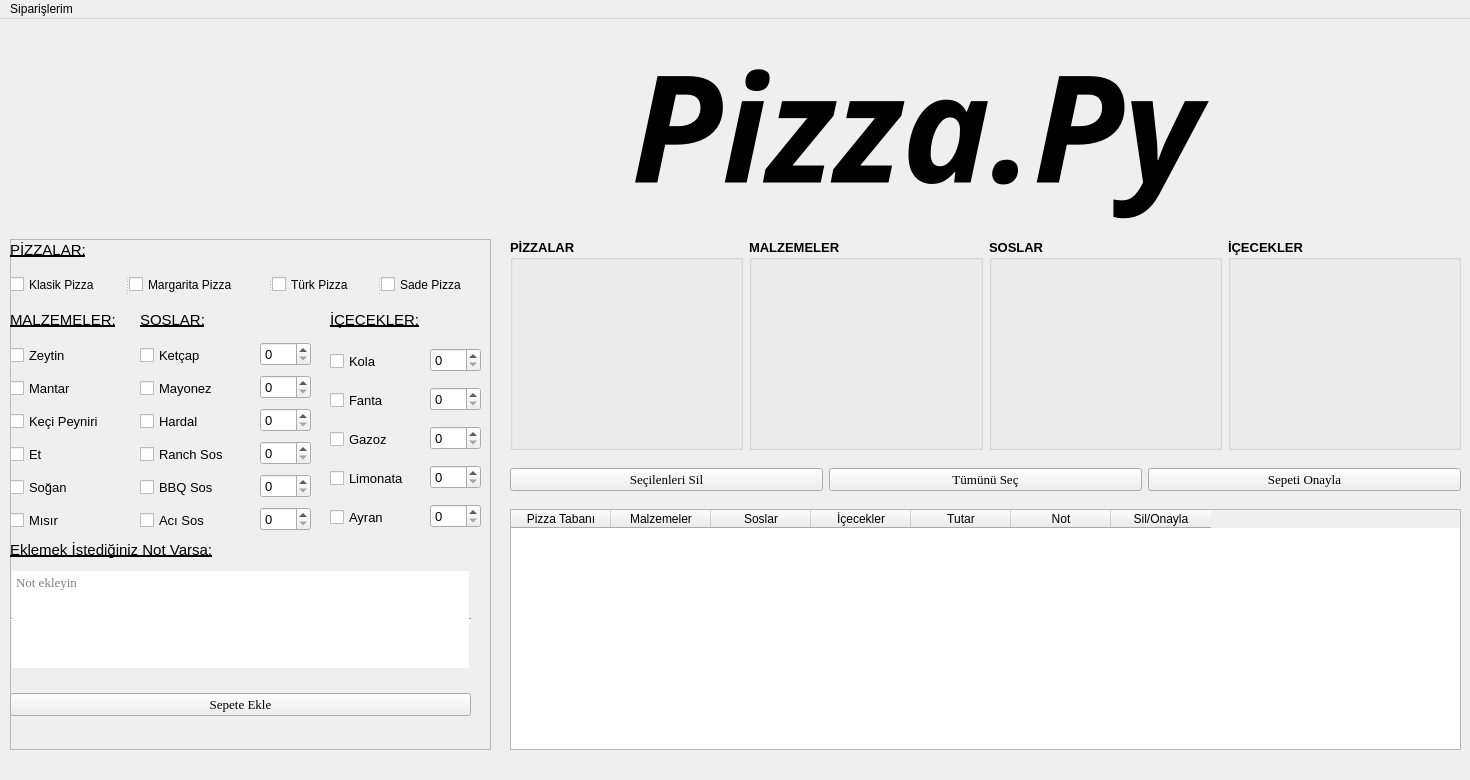
<?xml version="1.0" encoding="UTF-8"?>
<ui version="4.0">
 <class>MainWindow</class>
 <widget class="QMainWindow" name="MainWindow">
  <property name="geometry">
   <rect>
    <x>0</x>
    <y>0</y>
    <width>1470</width>
    <height>780</height>
   </rect>
  </property>
  <property name="minimumSize">
   <size>
    <width>1470</width>
    <height>780</height>
   </size>
  </property>
  <property name="maximumSize">
   <size>
    <width>1470</width>
    <height>780</height>
   </size>
  </property>
  <property name="windowTitle">
   <string>Pizza Sipariş Sistemi</string>
  </property>
  <property name="windowIcon">
   <iconset resource="logo.qrc">
    <normaloff>:/logo_3/logo_3.png</normaloff>:/logo_3/logo_3.png</iconset>
  </property>
  <widget class="QWidget" name="centralwidget">
   <widget class="QFrame" name="frame">
    <property name="geometry">
     <rect>
      <x>10</x>
      <y>220</y>
      <width>481</width>
      <height>511</height>
     </rect>
    </property>
    <property name="frameShape">
     <enum>QFrame::StyledPanel</enum>
    </property>
    <property name="frameShadow">
     <enum>QFrame::Raised</enum>
    </property>
    <widget class="QLabel" name="pizzalar_label">
     <property name="geometry">
      <rect>
       <x>0</x>
       <y>0</y>
       <width>371</width>
       <height>21</height>
      </rect>
     </property>
     <property name="font">
      <font>
       <pointsize>11</pointsize>
       <underline>true</underline>
      </font>
     </property>
     <property name="text">
      <string>PİZZALAR:</string>
     </property>
    </widget>
    <widget class="QLabel" name="malzemeler_label">
     <property name="geometry">
      <rect>
       <x>0</x>
       <y>70</y>
       <width>131</width>
       <height>21</height>
      </rect>
     </property>
     <property name="font">
      <font>
       <pointsize>11</pointsize>
       <underline>true</underline>
      </font>
     </property>
     <property name="text">
      <string>MALZEMELER:</string>
     </property>
    </widget>
    <widget class="QLabel" name="malzemeler_label_2">
     <property name="geometry">
      <rect>
       <x>130</x>
       <y>70</y>
       <width>131</width>
       <height>21</height>
      </rect>
     </property>
     <property name="font">
      <font>
       <pointsize>11</pointsize>
       <underline>true</underline>
      </font>
     </property>
     <property name="text">
      <string>SOSLAR:</string>
     </property>
    </widget>
    <widget class="QWidget" name="layoutWidget">
     <property name="geometry">
      <rect>
       <x>130</x>
       <y>100</y>
       <width>121</width>
       <height>201</height>
      </rect>
     </property>
     <layout class="QVBoxLayout" name="verticalLayout_2">
      <item>
       <widget class="QCheckBox" name="ketcap_check">
        <property name="font">
         <font>
          <pointsize>10</pointsize>
         </font>
        </property>
        <property name="text">
         <string>Ketçap</string>
        </property>
       </widget>
      </item>
      <item>
       <widget class="QCheckBox" name="mayonez_check">
        <property name="font">
         <font>
          <pointsize>10</pointsize>
         </font>
        </property>
        <property name="text">
         <string>Mayonez</string>
        </property>
       </widget>
      </item>
      <item>
       <widget class="QCheckBox" name="hardal_check">
        <property name="font">
         <font>
          <pointsize>10</pointsize>
         </font>
        </property>
        <property name="text">
         <string>Hardal</string>
        </property>
       </widget>
      </item>
      <item>
       <widget class="QCheckBox" name="ranch_check">
        <property name="font">
         <font>
          <pointsize>10</pointsize>
         </font>
        </property>
        <property name="text">
         <string>Ranch Sos</string>
        </property>
       </widget>
      </item>
      <item>
       <widget class="QCheckBox" name="bbq_check">
        <property name="font">
         <font>
          <pointsize>10</pointsize>
         </font>
        </property>
        <property name="text">
         <string>BBQ Sos</string>
        </property>
       </widget>
      </item>
      <item>
       <widget class="QCheckBox" name="aci_sos_check">
        <property name="font">
         <font>
          <pointsize>10</pointsize>
         </font>
        </property>
        <property name="text">
         <string>Acı Sos</string>
        </property>
       </widget>
      </item>
     </layout>
    </widget>
    <widget class="QLabel" name="malzemeler_label_3">
     <property name="geometry">
      <rect>
       <x>320</x>
       <y>70</y>
       <width>131</width>
       <height>21</height>
      </rect>
     </property>
     <property name="font">
      <font>
       <pointsize>11</pointsize>
       <underline>true</underline>
      </font>
     </property>
     <property name="text">
      <string>İÇECEKLER:</string>
     </property>
    </widget>
    <widget class="QPlainTextEdit" name="plainTextEdit">
     <property name="geometry">
      <rect>
       <x>0</x>
       <y>330</y>
       <width>461</width>
       <height>101</height>
      </rect>
     </property>
     <property name="font">
      <font>
       <family>Times New Roman</family>
       <pointsize>10</pointsize>
      </font>
     </property>
     <property name="frameShape">
      <enum>QFrame::HLine</enum>
     </property>
     <property name="placeholderText">
      <string>Not ekleyin</string>
     </property>
    </widget>
    <widget class="QLabel" name="malzemeler_label_4">
     <property name="geometry">
      <rect>
       <x>0</x>
       <y>300</y>
       <width>241</width>
       <height>21</height>
      </rect>
     </property>
     <property name="font">
      <font>
       <pointsize>11</pointsize>
       <underline>true</underline>
      </font>
     </property>
     <property name="text">
      <string>Eklemek İstediğiniz Not Varsa:</string>
     </property>
    </widget>
    <widget class="QSplitter" name="splitter">
     <property name="geometry">
      <rect>
       <x>0</x>
       <y>30</y>
       <width>481</width>
       <height>31</height>
      </rect>
     </property>
     <property name="orientation">
      <enum>Qt::Horizontal</enum>
     </property>
     <widget class="QCheckBox" name="klas_pizza_check">
      <property name="font">
       <font>
        <pointsize>9</pointsize>
       </font>
      </property>
      <property name="text">
       <string>Klasik Pizza</string>
      </property>
     </widget>
     <widget class="QCheckBox" name="Mar_pizza_check">
      <property name="font">
       <font>
        <pointsize>9</pointsize>
       </font>
      </property>
      <property name="toolTip">
       <string>margarita</string>
      </property>
      <property name="statusTip">
       <string/>
      </property>
      <property name="text">
       <string>Margarita Pizza</string>
      </property>
     </widget>
     <widget class="QCheckBox" name="turk_pizza_check">
      <property name="font">
       <font>
        <pointsize>9</pointsize>
       </font>
      </property>
      <property name="text">
       <string>Türk Pizza</string>
      </property>
     </widget>
     <widget class="QCheckBox" name="s_pizza_check">
      <property name="font">
       <font>
        <pointsize>9</pointsize>
       </font>
      </property>
      <property name="text">
       <string>Sade Pizza</string>
      </property>
     </widget>
    </widget>
    <widget class="QWidget" name="layoutWidget">
     <property name="geometry">
      <rect>
       <x>0</x>
       <y>100</y>
       <width>114</width>
       <height>201</height>
      </rect>
     </property>
     <layout class="QVBoxLayout" name="verticalLayout">
      <item>
       <widget class="QCheckBox" name="zeytin_check">
        <property name="font">
         <font>
          <pointsize>10</pointsize>
         </font>
        </property>
        <property name="text">
         <string>Zeytin</string>
        </property>
       </widget>
      </item>
      <item>
       <widget class="QCheckBox" name="mantar_check">
        <property name="font">
         <font>
          <pointsize>10</pointsize>
         </font>
        </property>
        <property name="text">
         <string>Mantar</string>
        </property>
       </widget>
      </item>
      <item>
       <widget class="QCheckBox" name="keci_peyniri_check">
        <property name="font">
         <font>
          <pointsize>10</pointsize>
         </font>
        </property>
        <property name="text">
         <string>Keçi Peyniri</string>
        </property>
       </widget>
      </item>
      <item>
       <widget class="QCheckBox" name="et_check">
        <property name="font">
         <font>
          <pointsize>10</pointsize>
         </font>
        </property>
        <property name="text">
         <string>Et</string>
        </property>
       </widget>
      </item>
      <item>
       <widget class="QCheckBox" name="sogan_check">
        <property name="font">
         <font>
          <pointsize>10</pointsize>
         </font>
        </property>
        <property name="text">
         <string>Soğan</string>
        </property>
       </widget>
      </item>
      <item>
       <widget class="QCheckBox" name="misir_check">
        <property name="font">
         <font>
          <pointsize>10</pointsize>
         </font>
        </property>
        <property name="text">
         <string>Mısır</string>
        </property>
       </widget>
      </item>
     </layout>
    </widget>
    <widget class="QWidget" name="layoutWidget">
     <property name="geometry">
      <rect>
       <x>0</x>
       <y>440</y>
       <width>461</width>
       <height>51</height>
      </rect>
     </property>
     <layout class="QHBoxLayout" name="horizontalLayout_2">
      <item>
       <widget class="QPushButton" name="sepete_ekle_button">
        <property name="font">
         <font>
          <family>Times New Roman</family>
          <pointsize>10</pointsize>
         </font>
        </property>
        <property name="text">
         <string>Sepete Ekle</string>
        </property>
       </widget>
      </item>
     </layout>
    </widget>
    <widget class="QWidget" name="layoutWidget">
     <property name="geometry">
      <rect>
       <x>420</x>
       <y>100</y>
       <width>51</width>
       <height>201</height>
      </rect>
     </property>
     <layout class="QVBoxLayout" name="verticalLayout_4">
      <item>
       <widget class="QSpinBox" name="spinBox_KOLA">
        <property name="font">
         <font>
          <pointsize>10</pointsize>
         </font>
        </property>
       </widget>
      </item>
      <item>
       <widget class="QSpinBox" name="spinBox_FANTA">
        <property name="font">
         <font>
          <pointsize>10</pointsize>
         </font>
        </property>
       </widget>
      </item>
      <item>
       <widget class="QSpinBox" name="spinBox_GAZOZ">
        <property name="font">
         <font>
          <pointsize>10</pointsize>
         </font>
        </property>
       </widget>
      </item>
      <item>
       <widget class="QSpinBox" name="spinBox_LMONATA">
        <property name="font">
         <font>
          <pointsize>10</pointsize>
         </font>
        </property>
       </widget>
      </item>
      <item>
       <widget class="QSpinBox" name="spinBox_AYRAN">
        <property name="font">
         <font>
          <pointsize>10</pointsize>
         </font>
        </property>
       </widget>
      </item>
     </layout>
    </widget>
    <widget class="QWidget" name="layoutWidget_2">
     <property name="geometry">
      <rect>
       <x>250</x>
       <y>100</y>
       <width>51</width>
       <height>199</height>
      </rect>
     </property>
     <layout class="QVBoxLayout" name="verticalLayout_7">
      <item>
       <widget class="QSpinBox" name="spinBox_ketcap_4">
        <property name="font">
         <font>
          <pointsize>10</pointsize>
         </font>
        </property>
       </widget>
      </item>
      <item>
       <widget class="QSpinBox" name="spinBox_mayonez_4">
        <property name="font">
         <font>
          <pointsize>10</pointsize>
         </font>
        </property>
       </widget>
      </item>
      <item>
       <widget class="QSpinBox" name="spinBox_hardal_4">
        <property name="font">
         <font>
          <pointsize>10</pointsize>
         </font>
        </property>
       </widget>
      </item>
      <item>
       <widget class="QSpinBox" name="spinBox_ranch_4">
        <property name="font">
         <font>
          <pointsize>10</pointsize>
         </font>
        </property>
       </widget>
      </item>
      <item>
       <widget class="QSpinBox" name="spinBox_bbq_4">
        <property name="font">
         <font>
          <pointsize>10</pointsize>
         </font>
        </property>
       </widget>
      </item>
      <item>
       <widget class="QSpinBox" name="spinBox_aci_sos_4">
        <property name="font">
         <font>
          <pointsize>10</pointsize>
         </font>
        </property>
       </widget>
      </item>
     </layout>
    </widget>
    <widget class="QWidget" name="layoutWidget_3">
     <property name="geometry">
      <rect>
       <x>320</x>
       <y>100</y>
       <width>101</width>
       <height>201</height>
      </rect>
     </property>
     <layout class="QVBoxLayout" name="verticalLayout_5">
      <item>
       <widget class="QCheckBox" name="kola_check">
        <property name="font">
         <font>
          <pointsize>10</pointsize>
         </font>
        </property>
        <property name="text">
         <string>Kola</string>
        </property>
       </widget>
      </item>
      <item>
       <widget class="QCheckBox" name="fanta_check">
        <property name="font">
         <font>
          <pointsize>10</pointsize>
         </font>
        </property>
        <property name="text">
         <string>Fanta</string>
        </property>
       </widget>
      </item>
      <item>
       <widget class="QCheckBox" name="gazoz_check">
        <property name="font">
         <font>
          <pointsize>10</pointsize>
         </font>
        </property>
        <property name="text">
         <string>Gazoz</string>
        </property>
       </widget>
      </item>
      <item>
       <widget class="QCheckBox" name="limonata_check">
        <property name="font">
         <font>
          <pointsize>10</pointsize>
         </font>
        </property>
        <property name="text">
         <string>Limonata</string>
        </property>
       </widget>
      </item>
      <item>
       <widget class="QCheckBox" name="ayran_check">
        <property name="font">
         <font>
          <pointsize>10</pointsize>
         </font>
        </property>
        <property name="text">
         <string>Ayran</string>
        </property>
       </widget>
      </item>
     </layout>
    </widget>
   </widget>
   <widget class="QWidget" name="layoutWidget">
    <property name="geometry">
     <rect>
      <x>510</x>
      <y>440</y>
      <width>951</width>
      <height>41</height>
     </rect>
    </property>
    <layout class="QHBoxLayout" name="horizontalLayout">
     <item>
      <widget class="QPushButton" name="secilenleri_sil">
       <property name="font">
        <font>
         <family>Times New Roman</family>
         <pointsize>10</pointsize>
        </font>
       </property>
       <property name="text">
        <string>Seçilenleri Sil</string>
       </property>
      </widget>
     </item>
     <item>
      <widget class="QPushButton" name="tumunu_sec">
       <property name="font">
        <font>
         <family>Times New Roman</family>
         <pointsize>10</pointsize>
        </font>
       </property>
       <property name="text">
        <string>Tümünü Seç</string>
       </property>
      </widget>
     </item>
     <item>
      <widget class="QPushButton" name="sepeti_onayla">
       <property name="font">
        <font>
         <family>Times New Roman</family>
         <pointsize>10</pointsize>
        </font>
       </property>
       <property name="text">
        <string>Sepeti Onayla</string>
       </property>
      </widget>
     </item>
    </layout>
   </widget>
   <widget class="QTableWidget" name="sepet_table">
    <property name="geometry">
     <rect>
      <x>510</x>
      <y>490</y>
      <width>951</width>
      <height>241</height>
     </rect>
    </property>
    <property name="frameShape">
     <enum>QFrame::StyledPanel</enum>
    </property>
    <property name="sizeAdjustPolicy">
     <enum>QAbstractScrollArea::AdjustToContents</enum>
    </property>
    <property name="editTriggers">
     <set>QAbstractItemView::AnyKeyPressed|QAbstractItemView::DoubleClicked</set>
    </property>
    <property name="showGrid">
     <bool>false</bool>
    </property>
    <property name="wordWrap">
     <bool>false</bool>
    </property>
    <property name="columnCount">
     <number>7</number>
    </property>
    <column>
     <property name="text">
      <string>Pizza Tabanı</string>
     </property>
    </column>
    <column>
     <property name="text">
      <string>Malzemeler</string>
     </property>
    </column>
    <column>
     <property name="text">
      <string>Soslar</string>
     </property>
    </column>
    <column>
     <property name="text">
      <string>İçecekler</string>
     </property>
    </column>
    <column>
     <property name="text">
      <string>Tutar</string>
     </property>
    </column>
    <column>
     <property name="text">
      <string>Not</string>
     </property>
    </column>
    <column>
     <property name="text">
      <string>Sil/Onayla</string>
     </property>
    </column>
   </widget>
   <widget class="QLabel" name="label">
    <property name="geometry">
     <rect>
      <x>10</x>
      <y>10</y>
      <width>481</width>
      <height>211</height>
     </rect>
    </property>
    <property name="styleSheet">
     <string notr="true">border-image: url(:/logo_3/logo_3.png);
</string>
    </property>
    <property name="text">
     <string/>
    </property>
   </widget>
   <widget class="QLabel" name="label_2">
    <property name="geometry">
     <rect>
      <x>480</x>
      <y>0</y>
      <width>911</width>
      <height>211</height>
     </rect>
    </property>
    <property name="font">
     <font>
      <family>Monotype Corsiva</family>
      <pointsize>112</pointsize>
      <weight>75</weight>
      <italic>true</italic>
      <bold>true</bold>
     </font>
    </property>
    <property name="text">
     <string>Pizza.Py </string>
    </property>
    <property name="alignment">
     <set>Qt::AlignCenter</set>
    </property>
   </widget>
   <widget class="QWidget" name="layoutWidget">
    <property name="geometry">
     <rect>
      <x>510</x>
      <y>220</y>
      <width>951</width>
      <height>211</height>
     </rect>
    </property>
    <layout class="QHBoxLayout" name="horizontalLayout_3">
     <item>
      <widget class="QGroupBox" name="groupBox">
       <property name="font">
        <font>
         <pointsize>10</pointsize>
         <weight>75</weight>
         <bold>true</bold>
        </font>
       </property>
       <property name="title">
        <string>PİZZALAR</string>
       </property>
       <widget class="QLabel" name="pizza_menu">
        <property name="geometry">
         <rect>
          <x>0</x>
          <y>20</y>
          <width>231</width>
          <height>191</height>
         </rect>
        </property>
        <property name="sizePolicy">
         <sizepolicy hsizetype="Expanding" vsizetype="Expanding">
          <horstretch>0</horstretch>
          <verstretch>0</verstretch>
         </sizepolicy>
        </property>
        <property name="font">
         <font>
          <pointsize>9</pointsize>
         </font>
        </property>
        <property name="text">
         <string/>
        </property>
        <property name="alignment">
         <set>Qt::AlignLeading|Qt::AlignLeft|Qt::AlignTop</set>
        </property>
       </widget>
      </widget>
     </item>
     <item>
      <widget class="QGroupBox" name="groupBox_2">
       <property name="font">
        <font>
         <pointsize>10</pointsize>
         <weight>75</weight>
         <bold>true</bold>
         <underline>false</underline>
        </font>
       </property>
       <property name="title">
        <string>MALZEMELER</string>
       </property>
       <widget class="QLabel" name="ingredient_menu">
        <property name="geometry">
         <rect>
          <x>0</x>
          <y>20</y>
          <width>231</width>
          <height>191</height>
         </rect>
        </property>
        <property name="sizePolicy">
         <sizepolicy hsizetype="Expanding" vsizetype="Expanding">
          <horstretch>0</horstretch>
          <verstretch>0</verstretch>
         </sizepolicy>
        </property>
        <property name="font">
         <font>
          <pointsize>9</pointsize>
         </font>
        </property>
        <property name="text">
         <string/>
        </property>
        <property name="alignment">
         <set>Qt::AlignLeading|Qt::AlignLeft|Qt::AlignTop</set>
        </property>
       </widget>
      </widget>
     </item>
     <item>
      <widget class="QGroupBox" name="groupBox_3">
       <property name="font">
        <font>
         <pointsize>10</pointsize>
         <weight>75</weight>
         <bold>true</bold>
         <underline>false</underline>
        </font>
       </property>
       <property name="title">
        <string>SOSLAR</string>
       </property>
       <widget class="QLabel" name="sauce_menu">
        <property name="geometry">
         <rect>
          <x>0</x>
          <y>20</y>
          <width>231</width>
          <height>191</height>
         </rect>
        </property>
        <property name="sizePolicy">
         <sizepolicy hsizetype="Expanding" vsizetype="Expanding">
          <horstretch>0</horstretch>
          <verstretch>0</verstretch>
         </sizepolicy>
        </property>
        <property name="font">
         <font>
          <pointsize>9</pointsize>
         </font>
        </property>
        <property name="text">
         <string/>
        </property>
        <property name="alignment">
         <set>Qt::AlignLeading|Qt::AlignLeft|Qt::AlignTop</set>
        </property>
       </widget>
      </widget>
     </item>
     <item>
      <widget class="QGroupBox" name="groupBox_4">
       <property name="font">
        <font>
         <pointsize>10</pointsize>
         <weight>75</weight>
         <bold>true</bold>
         <underline>false</underline>
        </font>
       </property>
       <property name="title">
        <string>İÇECEKLER</string>
       </property>
       <widget class="QLabel" name="drink_menu">
        <property name="geometry">
         <rect>
          <x>0</x>
          <y>20</y>
          <width>231</width>
          <height>191</height>
         </rect>
        </property>
        <property name="sizePolicy">
         <sizepolicy hsizetype="Expanding" vsizetype="Expanding">
          <horstretch>0</horstretch>
          <verstretch>0</verstretch>
         </sizepolicy>
        </property>
        <property name="font">
         <font>
          <pointsize>9</pointsize>
         </font>
        </property>
        <property name="text">
         <string/>
        </property>
        <property name="alignment">
         <set>Qt::AlignLeading|Qt::AlignLeft|Qt::AlignTop</set>
        </property>
       </widget>
      </widget>
     </item>
    </layout>
   </widget>
  </widget>
  <widget class="QMenuBar" name="menubar">
   <property name="geometry">
    <rect>
     <x>0</x>
     <y>0</y>
     <width>1470</width>
     <height>21</height>
    </rect>
   </property>
   <widget class="QMenu" name="menuSipari_lerim">
    <property name="title">
     <string>Siparişlerim</string>
    </property>
    <addaction name="actionGe_mi_Sipari_lerim"/>
   </widget>
   <addaction name="menuSipari_lerim"/>
  </widget>
  <action name="actionGe_mi_Sipari_lerim">
   <property name="text">
    <string>Geçmiş Siparişlerim</string>
   </property>
  </action>
 </widget>
 <resources>
  <include location="logo.qrc"/>
 </resources>
 <connections/>
</ui>
